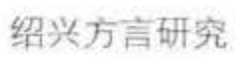
#> input picture ipa_ocr_work/images/ipa_candidates_gpu2/ipa_candidate_0.png, 236 x 61 px
$ python -i batch_recognize.py   (imports and definitions only)
#> lines starting #> are read from the running program, lines starting #| are printed output that depends on the picture; after the words box and inside, x2 and y2 are one past the last pixel; in counts of white or black regions, pixels touching at a corner belong together
import json
import tensorflow as tf
from PIL import Image
import numpy as np
import cv2 as cv
import os

# [1 line not run here, left out]

model_path = 'e:/my_pro/ocr-ipa/model/calamari/best.ckpt'
images_dir = 'e:/my_pro/ipa_ocr_work/images/ipa_candidates_gpu2'
output_file = 'e:/my_pro/ipa_ocr_work/results/batch_recognition_results.txt'

# 加载模型配置
# [2 lines not run here, left out]
# [1 line that did not run here, left out]

# 用户指定的目标字符集
TARGET_CHARS = set('p pʰ b m f v t tʰ d n l s sʰ z ɕ ɕʰ ʑ ȵ k kʰ ɡ ŋ h ɦ ɿ a ᴇ ɤ ɒ o æ̃ ẽ ø̃ ə ø ʔ i u y'.split())

# 字符映射：模型字符 -> 用户字符
CHAR_MAP = {
    'Ɂ': 'ʔ',  # 喉塞音变体
    'ɧ̃': 'ɧ',  # ɧ̃去掉鼻化
    'ɧ': 'ɦ',   # ɧ映射为ɦ
    'c': 'ɕ',   # c映射为ɕ
    'ʈ': 't',   # ʈ映射为t
}

# 要过滤掉的字符
FILTER_OUT = {'(', ')', '[', ']', '{', '}', '<', '>', '|', 'ǀ', "'", '’', '.', ',', ';', ':', '!', '?', '̤'}

def scale_to_h(img, target_height):
    h, w = img.shape
    f = target_height / h
    if f == 1:
        return img
    w_target = int(round(f * w))
    if w_target == 0:
        w_target = 1
    return cv.resize(img, (w_target, target_height), interpolation=cv.INTER_AREA)

def simple_prep(img, invert=True, transpose=True, pad=16, pad_value=0):
    data = img.astype(np.float32) / 255.0
    if len(data.shape) != 3:
        data = np.expand_dims(data, axis=-1)
    channels = data.shape[-1]
    if data.size > 0:
        if invert:
            data = np.amax(data) - data
    if transpose:
        data = np.swapaxes(data, 1, 0)
    if pad > 0:
        if transpose:
            w = data.shape[1]
            data = np.vstack([np.full((pad, w, channels), pad_value), data, np.full((pad, w, channels), pad_value)])
        else:
            w = data.shape[0]
            data = np.hstack([np.full((w, pad, channels), pad_value), data, np.full((w, pad, channels), pad_value)])
    data = (data * 255).astype(np.uint8)
    if channels == 1:
        data = np.squeeze(data, axis=-1)
    return data

def filter_chars(chars):
    """过滤字符，只保留用户指定的字符"""
    result = []
    i = 0
    while i < len(chars):
        char = chars[i]
        if char == '' or char == ' ' or char in FILTER_OUT:
            i += 1
            continue

        # 循环映射，直到没有对应映射为止（如 ɧ̃ -> ɧ -> ɦ）
        while char in CHAR_MAP:
            char = CHAR_MAP[char]
        if i + 1 < len(chars):
            next_char = chars[i + 1]
            if next_char == 'ʰ':
                combined = char + 'ʰ'
                if combined in TARGET_CHARS:
                    result.append(combined)
                    i += 2
                    continue
            elif next_char == '̃':
                combined = char + '̃'
                if combined in TARGET_CHARS:
                    result.append(combined)
                    i += 2
                    continue
        if char in TARGET_CHARS:
            result.append(char)
        i += 1
    return ''.join(result)

def recognize_image(img_path):
    try:
        img = Image.open(img_path).convert('L')
        img_np = np.array(img, dtype=np.uint8)

        _, binary = cv.threshold(img_np, 0, 255, cv.THRESH_BINARY + cv.THRESH_OTSU)
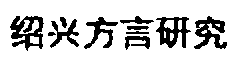
#> binary: shape (61, 236); 79.8% white; 11 black regions, largest, box (x1, y1, x2, y2) and area: (10, 16, 44, 51) 619, (156, 17, 191, 48) 558, (194, 16, 227, 49) 535
        img_scaled = scale_to_h(binary, 48)
#> in scale_to_h, `return cv.resize(img, (w_target, target_height), interpolation=cv.INTE..`:
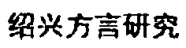
#> returned value: shape (48, 186); min 0, max 255, mean 203.4
        img_final = simple_prep(img_scaled)
#> in simple_prep, `data = np.amax(data) - data`:
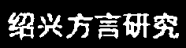
#> data: shape (48, 186, 1) float32; min 0, max 1, mean 0.202
#> in simple_prep, `data = np.swapaxes(data, 1, 0)`:
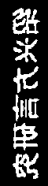
#> data: shape (186, 48, 1) float32; min 0, max 1, mean 0.202
#> in simple_prep, `data = np.vstack([np.full((pad, w, channels), pad_value), data, np.ful..`:
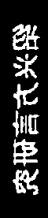
#> data: shape (218, 48, 1) float64; min 0, max 1, mean 0.173
        img_final = np.expand_dims(img_final, axis=0)
        img_final = np.expand_dims(img_final, axis=-1)

        result = infer(img=img_final, img_len=np.array([[img_final.shape[1]]], dtype=np.int32))
        logits = result['root_3'][0, :, :].numpy()
        chars = tf.argmax(logits, axis=-1).numpy()

        decoded_all = []
        prev = -1
        for c in chars:
            if c != prev:
                if 0 < c < len(charset):
                    decoded_all.append(charset[c])
            prev = c

        filtered = filter_chars(decoded_all)
        return ''.join(decoded_all), filtered
    except Exception as e:
        print(f"Error processing {img_path}: {e}")
        return None, None

# 加载模型
# [2 lines not run here, left out]
# [1 line that did not run here, left out]

# 获取所有图片文件
image_files = sorted([f for f in os.listdir(images_dir) if f.endswith('.png') and f.startswith('ipa_candidate')])
# [1 line not run here, left out]

# 批量识别
results = []
# [32 lines not run here, left out]

>>> result = recognize_image('../images/ipa_candidates_gpu2/ipa_candidate_0.png')

$ run again, on ipa_ocr_work/images/ipa_candidates_gpu2/ipa_candidate_12.png
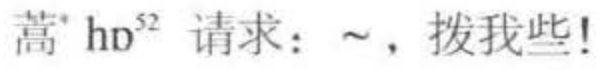
#> input picture ipa_ocr_work/images/ipa_candidates_gpu2/ipa_candidate_12.png, 602 x 70 px
#> in recognize_image, `_, binary = cv.threshold(img_np, 0, 255, cv.THRESH_BINARY + cv.THRESH_..`:
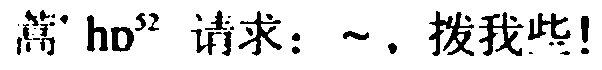
#> binary: shape (70, 602); 86.9% white; 43 black regions (11 under 20 px), largest, box (x1, y1, x2, y2) and area: (429, 11, 474, 56) 832, (479, 12, 524, 56) 727, (238, 11, 282, 56) 536
#> in simple_prep, `data = np.vstack([np.full((pad, w, channels), pad_value), data, np.ful..`:
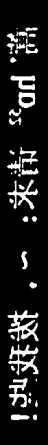
#> data: shape (445, 48, 1) float64; min 0, max 1, mean 0.122

$ run again, on ipa_ocr_work/images/ipa_candidates_gpu2/ipa_candidate_13.png
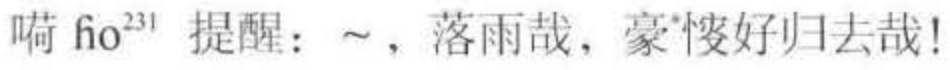
#> input picture ipa_ocr_work/images/ipa_candidates_gpu2/ipa_candidate_13.png, 950 x 70 px
#> in recognize_image, `_, binary = cv.threshold(img_np, 0, 255, cv.THRESH_BINARY + cv.THRESH_..`:
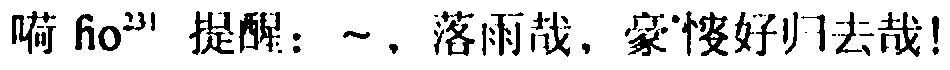
#> binary: shape (70, 950); 85.3% white; 71 black regions (18 under 20 px), largest, box (x1, y1, x2, y2) and area: (189, 11, 234, 55) 792, (878, 12, 920, 57) 670, (699, 12, 728, 56) 640
#> in simple_prep, `data = np.vstack([np.full((pad, w, channels), pad_value), data, np.ful..`:
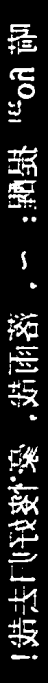
#> data: shape (683, 48, 1) float64; min 0, max 1, mean 0.14

$ run again, on ipa_ocr_work/images/ipa_candidates_gpu2/ipa_candidate_14.png
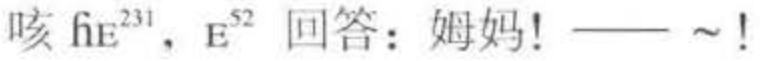
#> input picture ipa_ocr_work/images/ipa_candidates_gpu2/ipa_candidate_14.png, 760 x 61 px
#> in recognize_image, `_, binary = cv.threshold(img_np, 0, 255, cv.THRESH_BINARY + cv.THRESH_..`:
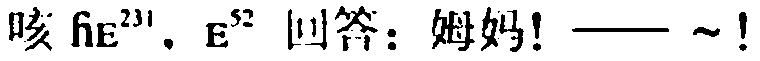
#> binary: shape (61, 760); 87.5% white; 40 black regions (8 under 20 px), largest, box (x1, y1, x2, y2) and area: (432, 9, 475, 51) 780, (71, 11, 93, 47) 424, (335, 6, 378, 33) 416
#> in simple_prep, `data = np.vstack([np.full((pad, w, channels), pad_value), data, np.ful..`:
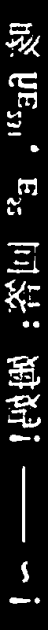
#> data: shape (630, 48, 1) float64; min 0, max 1, mean 0.119
